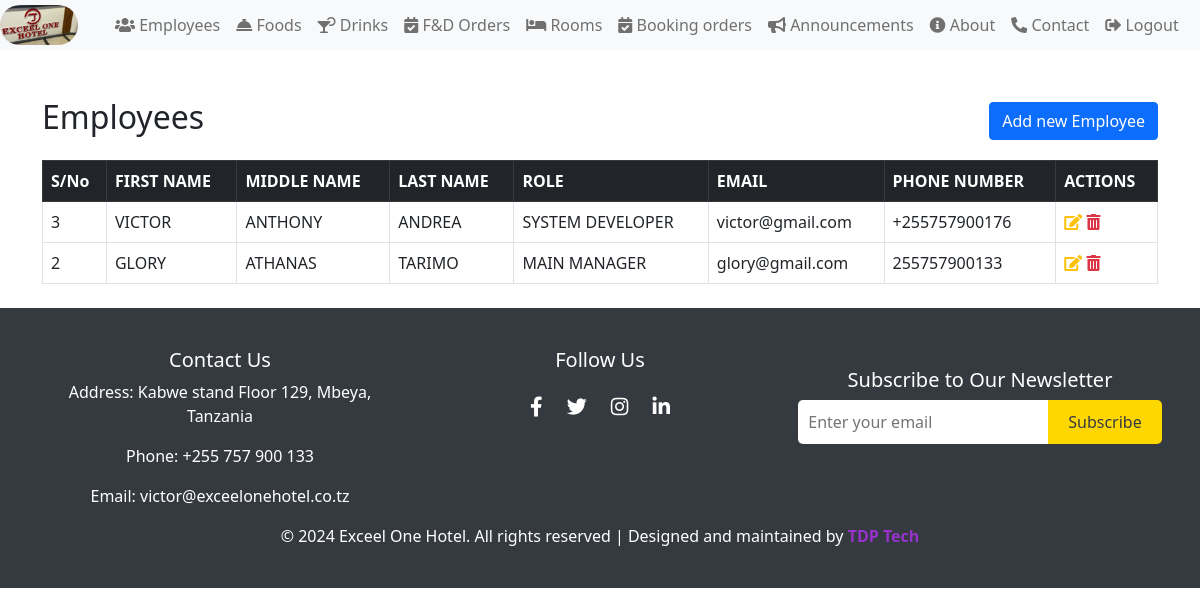
Screenshot of /Employees/ (signed in) with the database file from the repository.
### EmployeesApp/models.py (models this page shows, shortened)
class Employee(models.Model):
    first_name = models.CharField(max_length=50)
    middle_name = models.CharField(max_length=50, blank=True, null=True)
    last_name = models.CharField(max_length=50)
    role = models.CharField(max_length=100)
    email = models.EmailField(unique=True)
    phone_number = models.CharField(max_length=15)

### EmployeesApp/views.py (the view)
# urls.py: path('', views.employee_list, name='employee_list'),
@login_required
def employee_list(request):
    employees = Employee.objects.all().order_by('-id')
    return render(request, 'employee_list.html', {'employees': employees})

### EmployeesApp/templates/employee_list.html (shortened to what this page needs)
{% extends 'base.html' %}
{% block content %}
<div class="d-flex justify-content-between align-items-center mb-3">
    <h2>Employees</h2>
    {% with user.userprofile.role as role %}
        {% if role.name == 'Admin' %}
            <a href="{% url 'employee_create' %}" class="btn btn-primary">Add new Employee</a>
        {% endif %}
    {% endwith %}
</div>
<table class="table table-bordered">
    <thead class="table-dark">
        <tr>
            <th>S/No</th>
            <th>FIRST NAME</th>
            <th>MIDDLE NAME</th>
            <th>LAST NAME</th>
            <th>ROLE</th>
            <th>EMAIL</th>
            <th>PHONE NUMBER</th>
            {% with user.userprofile.role as role %}
                {% if role.name == 'Admin' %}
                <th>ACTIONS</th>
                {% endif %}
            {% endwith %}
        </tr>
    </thead>
    <tbody>
        {% for employee in employees %}
        <tr>
            <td>{{ employee.id }}</td>
            <td>{{ employee.first_name }}</td>
            <td>{{ employee.middle_name }}</td>
            <td>{{ employee.last_name }}</td>
            <td>{{ employee.role }}</td>
            <td>{{ employee.email }}</td>
            <td>{{ employee.phone_number }}</td>
            {% with user.userprofile.role as role %}
                {% if role.name == 'Admin' %}
                <td>
                    <a href="{% url 'employee_update' employee.pk %}" title="Edit" style="color: #ffc107;"><i class="fas fa-edit"></i></a>
                    <a href="{% url 'employee_delete' employee.pk %}" title="Delete" style="color: #dc3545;"><i class="fas fa-trash-alt"></i></a>
                </td>
                {% endif %}
            {% endwith %}
        </tr>
        {% endfor %}
    </tbody>
</table>
{% endblock %}

### templates/base.html (style rules this page uses)
* { box-sizing: border-box; }

### rows the page displays
Employee: id "3", first_name "VICTOR", middle_name "ANTHONY", last_name "ANDREA", role "SYSTEM DEVELOPER", email "victor@gmail.com", phone_number "+255757900176"
Employee: id "2", first_name "GLORY", middle_name "ATHANAS", last_name "TARIMO", role "MAIN MANAGER", email "glory@gmail.com", phone_number "255757900133"
